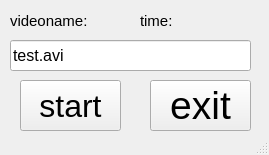
<?xml version="1.0" encoding="UTF-8"?>
<ui version="4.0">
 <class>MainWindow</class>
 <widget class="QMainWindow" name="MainWindow">
  <property name="geometry">
   <rect>
    <x>0</x>
    <y>0</y>
    <width>269</width>
    <height>155</height>
   </rect>
  </property>
  <property name="maximumSize">
   <size>
    <width>269</width>
    <height>155</height>
   </size>
  </property>
  <property name="windowTitle">
   <string>MainWindow</string>
  </property>
  <widget class="QWidget" name="centralWidget">
   <widget class="QPushButton" name="start">
    <property name="geometry">
     <rect>
      <x>20</x>
      <y>80</y>
      <width>101</width>
      <height>51</height>
     </rect>
    </property>
    <property name="font">
     <font>
      <pointsize>24</pointsize>
      <weight>50</weight>
      <italic>false</italic>
      <bold>false</bold>
      <underline>false</underline>
      <strikeout>false</strikeout>
      <stylestrategy>PreferAntialias</stylestrategy>
      <kerning>false</kerning>
     </font>
    </property>
    <property name="cursor">
     <cursorShape>ArrowCursor</cursorShape>
    </property>
    <property name="mouseTracking">
     <bool>true</bool>
    </property>
    <property name="focusPolicy">
     <enum>Qt::ClickFocus</enum>
    </property>
    <property name="text">
     <string>start</string>
    </property>
   </widget>
   <widget class="QPushButton" name="pushButton">
    <property name="geometry">
     <rect>
      <x>150</x>
      <y>80</y>
      <width>101</width>
      <height>51</height>
     </rect>
    </property>
    <property name="font">
     <font>
      <pointsize>29</pointsize>
     </font>
    </property>
    <property name="text">
     <string>exit</string>
    </property>
   </widget>
   <widget class="QLineEdit" name="input">
    <property name="geometry">
     <rect>
      <x>10</x>
      <y>40</y>
      <width>241</width>
      <height>31</height>
     </rect>
    </property>
    <property name="font">
     <font>
      <pointsize>12</pointsize>
     </font>
    </property>
    <property name="text">
     <string>test.avi</string>
    </property>
   </widget>
   <widget class="QLabel" name="label">
    <property name="geometry">
     <rect>
      <x>10</x>
      <y>10</y>
      <width>91</width>
      <height>21</height>
     </rect>
    </property>
    <property name="font">
     <font>
      <pointsize>11</pointsize>
     </font>
    </property>
    <property name="text">
     <string>videoname:</string>
    </property>
   </widget>
   <widget class="QLabel" name="output">
    <property name="geometry">
     <rect>
      <x>140</x>
      <y>10</y>
      <width>151</width>
      <height>21</height>
     </rect>
    </property>
    <property name="minimumSize">
     <size>
      <width>151</width>
      <height>21</height>
     </size>
    </property>
    <property name="font">
     <font>
      <pointsize>11</pointsize>
     </font>
    </property>
    <property name="text">
     <string>time: </string>
    </property>
   </widget>
  </widget>
  <widget class="QMenuBar" name="menuBar">
   <property name="geometry">
    <rect>
     <x>0</x>
     <y>0</y>
     <width>269</width>
     <height>23</height>
    </rect>
   </property>
  </widget>
  <widget class="QStatusBar" name="statusBar"/>
 </widget>
 <layoutdefault spacing="6" margin="11"/>
 <resources/>
 <connections/>
</ui>
